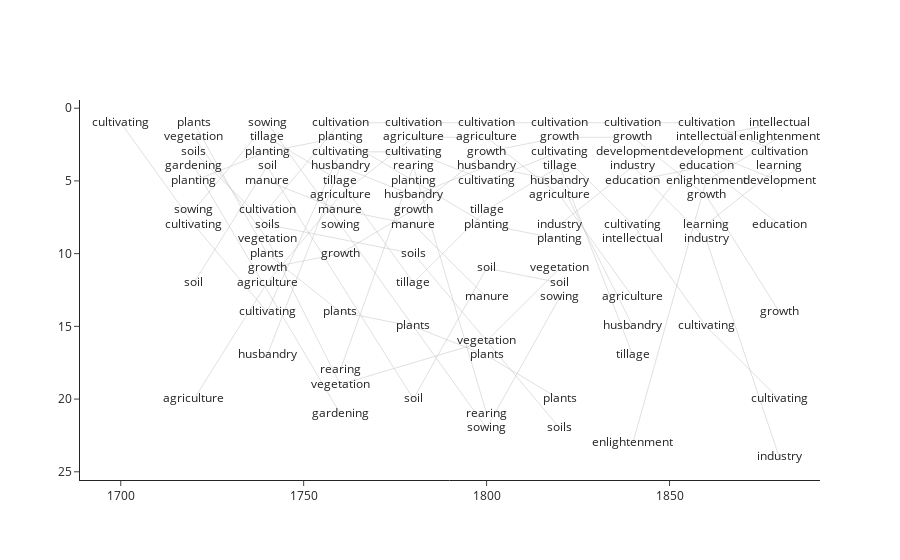

This figure's notebook cell:
### Code cell
fig1 = px.scatter(figdf_nbr, x='period', y='rank', text='neighbor',opacity=0)
fig2 = px.line(figdf_nbr, x='period', y='rank',line_group='neighbor')
fig2.update_traces(line=dict(color="silver", width=0.5))
fig3=go.Figure(data=fig2.data + fig1.data)
fig3.update_yaxes(autorange='reversed')
fig3

### Figure 1 — Plotly figure (JSON) as saved in the notebook; plotly's stock layout.template omitted (floating-point values rounded to 4 significant figures)
{"data": [{"hovertemplate": "neighbor=cultivating<br>period=%{x}<br>rank=%{y}<extra></extra>", "legendgroup": "", "line": {"color": "silver", "dash": "solid", "width": 0.5}, "mode": "lines", "name": "", "orientation": "v", "showlegend": false, "type": "scatter", "x": [1700, 1720, 1740, 1760, 1780, 1800, 1820, 1840, 1860, 1880], "xaxis": "x", "y": [1, 8, 14, 3, 3, 5, 3, 8, 15, 20], "yaxis": "y"}, {"hovertemplate": "neighbor=plants<br>period=%{x}<br>rank=%{y}<extra></extra>", "legendgroup": "", "line": {"color": "silver", "dash": "solid", "width": 0.5}, "mode": "lines", "name": "", "orientation": "v", "showlegend": false, "type": "scatter", "x": [1720, 1740, 1760, 1780, 1800, 1820], "xaxis": "x", "y": [1, 10, 14, 15, 17, 20], "yaxis": "y"}, {"hovertemplate": "neighbor=vegetation<br>period=%{x}<br>rank=%{y}<extra></extra>", "legendgroup": "", "line": {"color": "silver", "dash": "solid", "width": 0.5}, "mode": "lines", "name": "", "orientation": "v", "showlegend": false, "type": "scatter", "x": [1720, 1740, 1760, 1800, 1820], "xaxis": "x", "y": [2, 9, 19, 16, 11], "yaxis": "y"}, {"hovertemplate": "neighbor=soils<br>period=%{x}<br>rank=%{y}<extra></extra>", "legendgroup": "", "line": {"color": "silver", "dash": "solid", "width": 0.5}, "mode": "lines", "name": "", "orientation": "v", "showlegend": false, "type": "scatter", "x": [1720, 1740, 1780, 1820], "xaxis": "x", "y": [3, 8, 10, 22], "yaxis": "y"}, {"hovertemplate": "neighbor=gardening<br>period=%{x}<br>rank=%{y}<extra></extra>", "legendgroup": "", "line": {"color": "silver", "dash": "solid", "width": 0.5}, "mode": "lines", "name": "", "orientation": "v", "showlegend": false, "type": "scatter", "x": [1720, 1760], "xaxis": "x", "y": [4, 21], "yaxis": "y"}, {"hovertemplate": "neighbor=planting<br>period=%{x}<br>rank=%{y}<extra></extra>", "legendgroup": "", "line": {"color": "silver", "dash": "solid", "width": 0.5}, "mode": "lines", "name": "", "orientation": "v", "showlegend": false, "type": "scatter", "x": [1720, 1740, 1760, 1780, 1800, 1820], "xaxis": "x", "y": [5, 3, 2, 5, 8, 9], "yaxis": "y"}, {"hovertemplate": "neighbor=sowing<br>period=%{x}<br>rank=%{y}<extra></extra>", "legendgroup": "", "line": {"color": "silver", "dash": "solid", "width": 0.5}, "mode": "lines", "name": "", "orientation": "v", "showlegend": false, "type": "scatter", "x": [1720, 1740, 1760, 1800, 1820], "xaxis": "x", "y": [7, 1, 8, 22, 13], "yaxis": "y"}, {"hovertemplate": "neighbor=soil<br>period=%{x}<br>rank=%{y}<extra></extra>", "legendgroup": "", "line": {"color": "silver", "dash": "solid", "width": 0.5}, "mode": "lines", "name": "", "orientation": "v", "showlegend": false, "type": "scatter", "x": [1720, 1740, 1780, 1800, 1820], "xaxis": "x", "y": [12, 4, 20, 11, 12], "yaxis": "y"}, {"hovertemplate": "neighbor=agriculture<br>period=%{x}<br>rank=%{y}<extra></extra>", "legendgroup": "", "line": {"color": "silver", "dash": "solid", "width": 0.5}, "mode": "lines", "name": "", "orientation": "v", "showlegend": false, "type": "scatter", "x": [1720, 1740, 1760, 1780, 1800, 1820, 1840], "xaxis": "x", "y": [20, 12, 6, 2, 2, 6, 13], "yaxis": "y"}, {"hovertemplate": "neighbor=tillage<br>period=%{x}<br>rank=%{y}<extra></extra>", "legendgroup": "", "line": {"color": "silver", "dash": "solid", "width": 0.5}, "mode": "lines", "name": "", "orientation": "v", "showlegend": false, "type": "scatter", "x": [1740, 1760, 1780, 1800, 1820, 1840], "xaxis": "x", "y": [2, 5, 12, 7, 4, 17], "yaxis": "y"}, {"hovertemplate": "neighbor=manure<br>period=%{x}<br>rank=%{y}<extra></extra>", "legendgroup": "", "line": {"color": "silver", "dash": "solid", "width": 0.5}, "mode": "lines", "name": "", "orientation": "v", "showlegend": false, "type": "scatter", "x": [1740, 1760, 1780, 1800], "xaxis": "x", "y": [5, 7, 8, 13], "yaxis": "y"}, {"hovertemplate": "neighbor=cultivation<br>period=%{x}<br>rank=%{y}<extra></extra>", "legendgroup": "", "line": {"color": "silver", "dash": "solid", "width": 0.5}, "mode": "lines", "name": "", "orientation": "v", "showlegend": false, "type": "scatter", "x": [1740, 1760, 1780, 1800, 1820, 1840, 1860, 1880], "xaxis": "x", "y": [7, 1, 1, 1, 1, 1, 1, 3], "yaxis": "y"}, {"hovertemplate": "neighbor=growth<br>period=%{x}<br>rank=%{y}<extra></extra>", "legendgroup": "", "line": {"color": "silver", "dash": "solid", "width": 0.5}, "mode": "lines", "name": "", "orientation": "v", "showlegend": false, "type": "scatter", "x": [1740, 1760, 1780, 1800, 1820, 1840, 1860, 1880], "xaxis": "x", "y": [11, 10, 7, 3, 2, 2, 6, 14], "yaxis": "y"}, {"hovertemplate": "neighbor=husbandry<br>period=%{x}<br>rank=%{y}<extra></extra>", "legendgroup": "", "line": {"color": "silver", "dash": "solid", "width": 0.5}, "mode": "lines", "name": "", "orientation": "v", "showlegend": false, "type": "scatter", "x": [1740, 1760, 1780, 1800, 1820, 1840], "xaxis": "x", "y": [17, 4, 6, 4, 5, 15], "yaxis": "y"}, {"hovertemplate": "neighbor=rearing<br>period=%{x}<br>rank=%{y}<extra></extra>", "legendgroup": "", "line": {"color": "silver", "dash": "solid", "width": 0.5}, "mode": "lines", "name": "", "orientation": "v", "showlegend": false, "type": "scatter", "x": [1760, 1780, 1800], "xaxis": "x", "y": [18, 4, 21], "yaxis": "y"}, {"hovertemplate": "neighbor=industry<br>period=%{x}<br>rank=%{y}<extra></extra>", "legendgroup": "", "line": {"color": "silver", "dash": "solid", "width": 0.5}, "mode": "lines", "name": "", "orientation": "v", "showlegend": false, "type": "scatter", "x": [1820, 1840, 1860, 1880], "xaxis": "x", "y": [8, 4, 9, 24], "yaxis": "y"}, {"hovertemplate": "neighbor=development<br>period=%{x}<br>rank=%{y}<extra></extra>", "legendgroup": "", "line": {"color": "silver", "dash": "solid", "width": 0.5}, "mode": "lines", "name": "", "orientation": "v", "showlegend": false, "type": "scatter", "x": [1840, 1860, 1880], "xaxis": "x", "y": [3, 3, 5], "yaxis": "y"}, {"hovertemplate": "neighbor=education<br>period=%{x}<br>rank=%{y}<extra></extra>", "legendgroup": "", "line": {"color": "silver", "dash": "solid", "width": 0.5}, "mode": "lines", "name": "", "orientation": "v", "showlegend": false, "type": "scatter", "x": [1840, 1860, 1880], "xaxis": "x", "y": [5, 4, 8], "yaxis": "y"}, {"hovertemplate": "neighbor=intellectual<br>period=%{x}<br>rank=%{y}<extra></extra>", "legendgroup": "", "line": {"color": "silver", "dash": "solid", "width": 0.5}, "mode": "lines", "name": "", "orientation": "v", "showlegend": false, "type": "scatter", "x": [1840, 1860, 1880], "xaxis": "x", "y": [9, 2, 1], "yaxis": "y"}, {"hovertemplate": "neighbor=enlightenment<br>period=%{x}<br>rank=%{y}<extra></extra>", "legendgroup": "", "line": {"color": "silver", "dash": "solid", "width": 0.5}, "mode": "lines", "name": "", "orientation": "v", "showlegend": false, "type": "scatter", "x": [1840, 1860, 1880], "xaxis": "x", "y": [23, 5, 2], "yaxis": "y"}, {"hovertemplate": "neighbor=learning<br>period=%{x}<br>rank=%{y}<extra></extra>", "legendgroup": "", "line": {"color": "silver", "dash": "solid", "width": 0.5}, "mode": "lines", "name": "", "orientation": "v", "showlegend": false, "type": "scatter", "x": [1860, 1880], "xaxis": "x", "y": [8, 4], "yaxis": "y"}, {"hovertemplate": "period=%{x}<br>rank=%{y}<br>neighbor=%{text}<extra></extra>", "legendgroup": "", "marker": {"color": "#1F77B4", "opacity": 0, "symbol": "circle"}, "mode": "markers+text", "name": "", "orientation": "v", "showlegend": false, "text": ["cultivating", "plants", "vegetation", "soils", "gardening", "planting", "sowing", "cultivating", "soil", "agriculture", "sowing", "tillage", "planting", "soil", "manure", "cultivation", "soils", "vegetation", "plants", "growth", "agriculture", "cultivating", "husbandry", "cultivation", "planting", "cultivating", "husbandry", "tillage", "agriculture", "manure", "sowing", "growth", "plants", "rearing", "vegetation", "gardening", "cultivation", "agriculture", "cultivating", "rearing", "planting", "husbandry", "growth", "manure", "soils", "tillage", "plants", "soil", "cultivation", "agriculture", "growth", "husbandry", "cultivating", "tillage", "planting", "soil", "manure", "vegetation", "plants", "rearing", "sowing", "cultivation", "growth", "cultivating", "tillage", "husbandry", "agriculture", "industry", "planting", "vegetation", "soil", "sowing", "plants", "soils", "cultivation", "growth", "development", "industry", "education", "cultivating", "intellectual", "agriculture", "husbandry", "tillage", "enlightenment", "cultivation", "intellectual", "development", "education", "enlightenment", "growth", "learning", "industry", "cultivating", "intellectual", "enlightenment", "cultivation", "learning", "development", "education", "growth", "cultivating", "industry"], "type": "scatter", "x": [1700, 1720, 1720, 1720, 1720, 1720, 1720, 1720, 1720, 1720, 1740, 1740, 1740, 1740, 1740, 1740, 1740, 1740, 1740, 1740, 1740, 1740, 1740, 1760, 1760, 1760, 1760, 1760, 1760, 1760, 1760, 1760, 1760, 1760, 1760, 1760, 1780, 1780, 1780, 1780, 1780, 1780, 1780, 1780, 1780, 1780, 1780, 1780, 1800, 1800, 1800, 1800, 1800, 1800, 1800, 1800, 1800, 1800, 1800, 1800, 1800, 1820, 1820, 1820, 1820, 1820, 1820, 1820, 1820, 1820, 1820, 1820, 1820, 1820, 1840, 1840, 1840, 1840, 1840, 1840, 1840, 1840, 1840, 1840, 1840, 1860, 1860, 1860, 1860, 1860, 1860, 1860, 1860, 1860, 1880, 1880, 1880, 1880, 1880, 1880, 1880, 1880, 1880], "xaxis": "x", "y": [1, 1, 2, 3, 4, 5, 7, 8, 12, 20, 1, 2, 3, 4, 5, 7, 8, 9, 10, 11, 12, 14, 17, 1, 2, 3, 4, 5, 6, 7, 8, 10, 14, 18, 19, 21, 1, 2, 3, 4, 5, 6, 7, 8, 10, 12, 15, 20, 1, 2, 3, 4, 5, 7, 8, 11, 13, 16, 17, 21, 22, 1, 2, 3, 4, 5, 6, 8, 9, 11, 12, 13, 20, 22, 1, 2, 3, 4, 5, 8, 9, 13, 15, 17, 23, 1, 2, 3, 4, 5, 6, 8, 9, 15, 1, 2, 3, 4, 5, 8, 14, 20, 24], "yaxis": "y"}], "layout": {"autosize": true, "xaxis": {"autorange": true, "range": [1689.0, 1891.0], "type": "linear"}, "yaxis": {"autorange": true, "range": [25.68, -0.6847], "type": "linear"}}}
